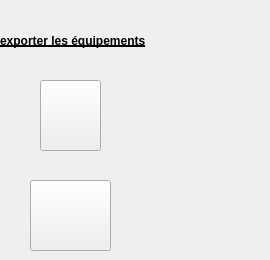
     <widget class="QWidget" name="page_3">
      <widget class="QLabel" name="label_154">
       <property name="geometry">
        <rect>
         <x>0</x>
         <y>20</y>
         <width>261</width>
         <height>41</height>
        </rect>
       </property>
       <property name="styleSheet">
        <string notr="true">font: 75 13pt &quot;Quicksand&quot;;
text-decoration: underline;
font-weight:bold;</string>
       </property>
       <property name="text">
        <string>exporter les équipements</string>
       </property>
      </widget>
      <widget class="QPushButton" name="pushButton_pdf_equipement">
       <property name="geometry">
        <rect>
         <x>40</x>
         <y>80</y>
         <width>61</width>
         <height>71</height>
        </rect>
       </property>
       <property name="styleSheet">
        <string notr="true">
border-image: url(:/new/prefix1/icon/pdf.png);</string>
       </property>
       <property name="text">
        <string/>
       </property>
      </widget>
      <widget class="QPushButton" name="pushButton_print_equipement">
       <property name="geometry">
        <rect>
         <x>30</x>
         <y>180</y>
         <width>81</width>
         <height>71</height>
        </rect>
       </property>
       <property name="styleSheet">
        <string notr="true">
border-image: url(:/new/prefix1/icon/print.png);</string>
       </property>
       <property name="text">
        <string/>
       </property>
      </widget>
     </widget>
